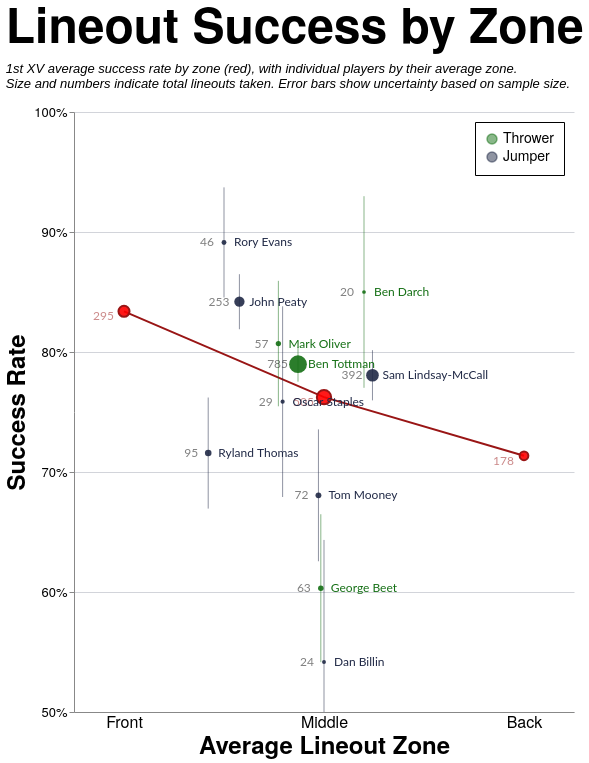

Vega-Lite specification for this chart:
### Vega-Lite specification from a JSON file in a GitHub repository (floating-point values rounded to 4 significant figures)
{"config": {"axis": {"labelFont": "PT Sans Narrow, Helvetica Neue, Helvetica, Arial, sans-serif", "titleFont": "PT Sans Narrow, Helvetica Neue, Helvetica, Arial, sans-serif", "labelFontSize": 13, "titleFontSize": 24, "gridColor": "#202947", "gridOpacity": 0.2, "zindex": 1}, "text": {"font": "Lato, sans-serif"}, "bar": {"cornerRadiusEnd": 5}, "header": {"labelFont": "PT Sans Narrow, Helvetica Neue, Helvetica, Arial, sans-serif", "titleFont": "PT Sans Narrow, Helvetica Neue, Helvetica, Arial, sans-serif", "labelFontSize": 24, "titleFontSize": 28, "labelFontWeight": "bold", "orient": "left"}, "legend": {"labelFont": "PT Sans Narrow, Helvetica Neue, Helvetica, Arial, sans-serif", "titleFont": "PT Sans Narrow, Helvetica Neue, Helvetica, Arial, sans-serif", "labelFontSize": 14, "titleFontSize": 16, "titlePadding": 5, "fillColor": "white", "strokeColor": "black", "padding": 10, "titleFontWeight": "lighter", "titleFontStyle": "italic", "titleColor": "gray", "offset": 10}, "title": {"font": "PT Sans Narrow, Helvetica Neue, Helvetica, Arial, sans-serif", "fontSize": 48, "fontWeight": "bold", "anchor": "start", "align": "center", "titlePadding": 20, "subtitlePadding": 10, "subtitleFontSize": 13, "subtitleColor": "", "subtitleFontStyle": "italic", "offset": 15, "color": "black"}, "axisX": {"labelAngle": 0}, "facet": {"title": null, "header": null, "align": {"row": "each", "column": "each"}}, "resolve": {"scale": {"y": "independent", "facet": "independent"}}, "background": "transparent", "scale": {"offsetBandPaddingOuter": 0.2, "offsetBandPaddingInner": 0.1}, "view": {"stroke": null, "background": "transparent"}}, "layer": [{"mark": {"type": "line", "color": "#991515"}, "encoding": {"x": {"axis": {"grid": false, "labelExpr": "datum.value == 1 ? 'Front' : datum.value == 2 ? 'Middle' : 'Back'", "labelFontSize": 16, "tickCount": 3, "ticks": false, "values": [1, 2, 3]}, "field": "zone", "scale": {"domain": [0.75, 3.25], "nice": false}, "title": "Average Lineout Zone", "type": "quantitative"}, "y": {"axis": {"format": "%", "tickCount": 5}, "field": "pct_won", "scale": {"domain": [0.5, 1.0]}, "title": "Success Rate", "type": "quantitative"}}}, {"mark": {"type": "point", "color": "#991515", "fill": "red", "fillOpacity": 0.9}, "encoding": {"size": {"field": "total", "legend": null, "scale": {"domain": [10, 1000], "range": [10, 400]}, "type": "quantitative"}, "x": {"axis": {"grid": false, "labelExpr": "datum.value == 1 ? 'Front' : datum.value == 2 ? 'Middle' : 'Back'", "labelFontSize": 16, "tickCount": 3, "ticks": false, "values": [1, 2, 3]}, "field": "zone", "scale": {"domain": [0.75, 3.25], "nice": false}, "title": "Average Lineout Zone", "type": "quantitative"}, "y": {"axis": {"format": "%", "tickCount": 5}, "field": "pct_won", "scale": {"domain": [0.5, 1.0]}, "title": "Success Rate", "type": "quantitative"}}}, {"mark": {"type": "text", "align": "right", "color": "#991515", "dx": -10, "dy": 5, "opacity": 0.5}, "encoding": {"size": {"value": 12}, "text": {"field": "total", "type": "quantitative"}, "x": {"axis": {"grid": false, "labelExpr": "datum.value == 1 ? 'Front' : datum.value == 2 ? 'Middle' : 'Back'", "labelFontSize": 16, "tickCount": 3, "ticks": false, "values": [1, 2, 3]}, "field": "zone", "scale": {"domain": [0.75, 3.25], "nice": false}, "title": "Average Lineout Zone", "type": "quantitative"}, "y": {"axis": {"format": "%", "tickCount": 5}, "field": "pct_won", "scale": {"domain": [0.5, 1.0]}, "title": "Success Rate", "type": "quantitative"}}}, {"data": {"name": "data-b62a5a433ab4204a78cb831521a550c6"}, "mark": {"type": "errorbar", "opacity": 0.5}, "encoding": {"color": {"field": "player_type", "legend": {"orient": "top-right"}, "scale": {"domain": ["Thrower", "Jumper"], "range": ["#146f14", "#202946"]}, "title": null, "type": "nominal"}, "size": {"field": "total", "legend": null, "scale": {"domain": [10, 1000], "range": [10, 400]}, "type": "quantitative"}, "tooltip": [{"field": "player_type", "type": "nominal"}, {"field": "player", "type": "nominal"}, {"field": "total", "type": "quantitative"}, {"field": "won", "type": "quantitative"}, {"field": "pct_won", "format": ".1%", "type": "quantitative"}, {"field": "avg_zone", "type": "quantitative"}], "x": {"field": "avg_zone", "type": "quantitative"}, "y": {"field": "ymin", "scale": {"clamp": true}, "title": "Success Rate", "type": "quantitative"}, "y2": {"field": "ymax", "title": null}}, "transform": [{"calculate": "datum.pct_won - datum.error_margin", "as": "ymin"}, {"calculate": "datum.pct_won + datum.error_margin", "as": "ymax"}]}, {"data": {"name": "data-b62a5a433ab4204a78cb831521a550c6"}, "mark": {"type": "circle", "fillOpacity": 0.9, "opacity": 1.0, "size": 100}, "encoding": {"color": {"field": "player_type", "legend": {"orient": "top-right"}, "scale": {"domain": ["Thrower", "Jumper"], "range": ["#146f14", "#202946"]}, "title": null, "type": "nominal"}, "size": {"field": "total", "legend": null, "scale": {"domain": [10, 1000], "range": [10, 400]}, "type": "quantitative"}, "tooltip": [{"field": "player_type", "type": "nominal"}, {"field": "player", "type": "nominal"}, {"field": "total", "type": "quantitative"}, {"field": "won", "type": "quantitative"}, {"field": "pct_won", "format": ".1%", "type": "quantitative"}, {"field": "avg_zone", "type": "quantitative"}], "x": {"field": "avg_zone", "title": "Average Lineout Zone", "type": "quantitative"}, "y": {"field": "pct_won", "title": "Success Rate", "type": "quantitative"}}}, {"data": {"name": "data-b62a5a433ab4204a78cb831521a550c6"}, "mark": {"type": "text", "align": "left", "dx": 10}, "encoding": {"color": {"field": "player_type", "legend": {"orient": "top-right"}, "scale": {"domain": ["Thrower", "Jumper"], "range": ["#146f14", "#202946"]}, "title": null, "type": "nominal"}, "size": {"value": 12}, "text": {"field": "player", "type": "nominal"}, "tooltip": [{"field": "player_type", "type": "nominal"}, {"field": "player", "type": "nominal"}, {"field": "total", "type": "quantitative"}, {"field": "won", "type": "quantitative"}, {"field": "pct_won", "format": ".1%", "type": "quantitative"}, {"field": "avg_zone", "type": "quantitative"}], "x": {"field": "avg_zone", "title": "Average Lineout Zone", "type": "quantitative"}, "y": {"field": "pct_won", "title": "Success Rate", "type": "quantitative"}}}, {"data": {"name": "data-b62a5a433ab4204a78cb831521a550c6"}, "mark": {"type": "text", "align": "right", "dx": -10, "opacity": 0.5}, "encoding": {"color": {"value": "black"}, "size": {"value": 12}, "text": {"field": "total", "type": "quantitative"}, "tooltip": [{"field": "player_type", "type": "nominal"}, {"field": "player", "type": "nominal"}, {"field": "total", "type": "quantitative"}, {"field": "won", "type": "quantitative"}, {"field": "pct_won", "format": ".1%", "type": "quantitative"}, {"field": "avg_zone", "type": "quantitative"}], "x": {"field": "avg_zone", "title": "Average Lineout Zone", "type": "quantitative"}, "y": {"field": "pct_won", "title": "Success Rate", "type": "quantitative"}}}], "data": {"name": "data-be1959f86f585bdb1f265c5e9cac1d23"}, "height": 600, "resolve": {"scale": {"x": "shared", "y": "shared"}}, "title": {"text": "Lineout Success by Zone", "subtitle": ["1st XV average success rate by zone (red), with individual players by their average zone.", "Size and numbers indicate total lineouts taken. Error bars show uncertainty based on sample size."]}, "width": 500, "$schema": "https://vega.github.io/schema/vega-lite/v5.20.1.json", "datasets": {"data-be1959f86f585bdb1f265c5e9cac1d23": [{"zone": 1, "total": 295, "won": 246, "pct_won": 0.8339}, {"zone": 2, "total": 505, "won": 385, "pct_won": 0.7624}, {"zone": 3, "total": 178, "won": 127, "pct_won": 0.7135}], "data-b62a5a433ab4204a78cb831521a550c6": [{"player_type": "Jumper", "player": "Dan Billin", "total": 24, "won": 13, "pct_won": 0.5417, "error_margin": 0.1017, "avg_zone": 2.0}, {"player_type": "Jumper", "player": "John Peaty", "total": 253, "won": 213, "pct_won": 0.8419, "error_margin": 0.02294, "avg_zone": 1.577}, {"player_type": "Jumper", "player": "Oscar Staples", "total": 29, "won": 22, "pct_won": 0.7586, "error_margin": 0.07946, "avg_zone": 1.793}, {"player_type": "Jumper", "player": "Rory Evans", "total": 46, "won": 41, "pct_won": 0.8913, "error_margin": 0.04589, "avg_zone": 1.5}, {"player_type": "Jumper", "player": "Ryland Thomas", "total": 95, "won": 68, "pct_won": 0.7158, "error_margin": 0.04628, "avg_zone": 1.421}, {"player_type": "Jumper", "player": "Sam Lindsay-McCall", "total": 392, "won": 306, "pct_won": 0.7806, "error_margin": 0.0209, "avg_zone": 2.242}, {"player_type": "Jumper", "player": "Tom Mooney", "total": 72, "won": 49, "pct_won": 0.6806, "error_margin": 0.05495, "avg_zone": 1.972}, {"player_type": "Thrower", "player": "Ben Darch", "total": 20, "won": 17, "pct_won": 0.85, "error_margin": 0.07984, "avg_zone": 2.2}, {"player_type": "Thrower", "player": "Ben Tottman", "total": 785, "won": 620, "pct_won": 0.7898, "error_margin": 0.01454, "avg_zone": 1.87}, {"player_type": "Thrower", "player": "George Beet", "total": 63, "won": 38, "pct_won": 0.6032, "error_margin": 0.06164, "avg_zone": 1.984}, {"player_type": "Thrower", "player": "Mark Oliver", "total": 57, "won": 46, "pct_won": 0.807, "error_margin": 0.05227, "avg_zone": 1.772}]}}
